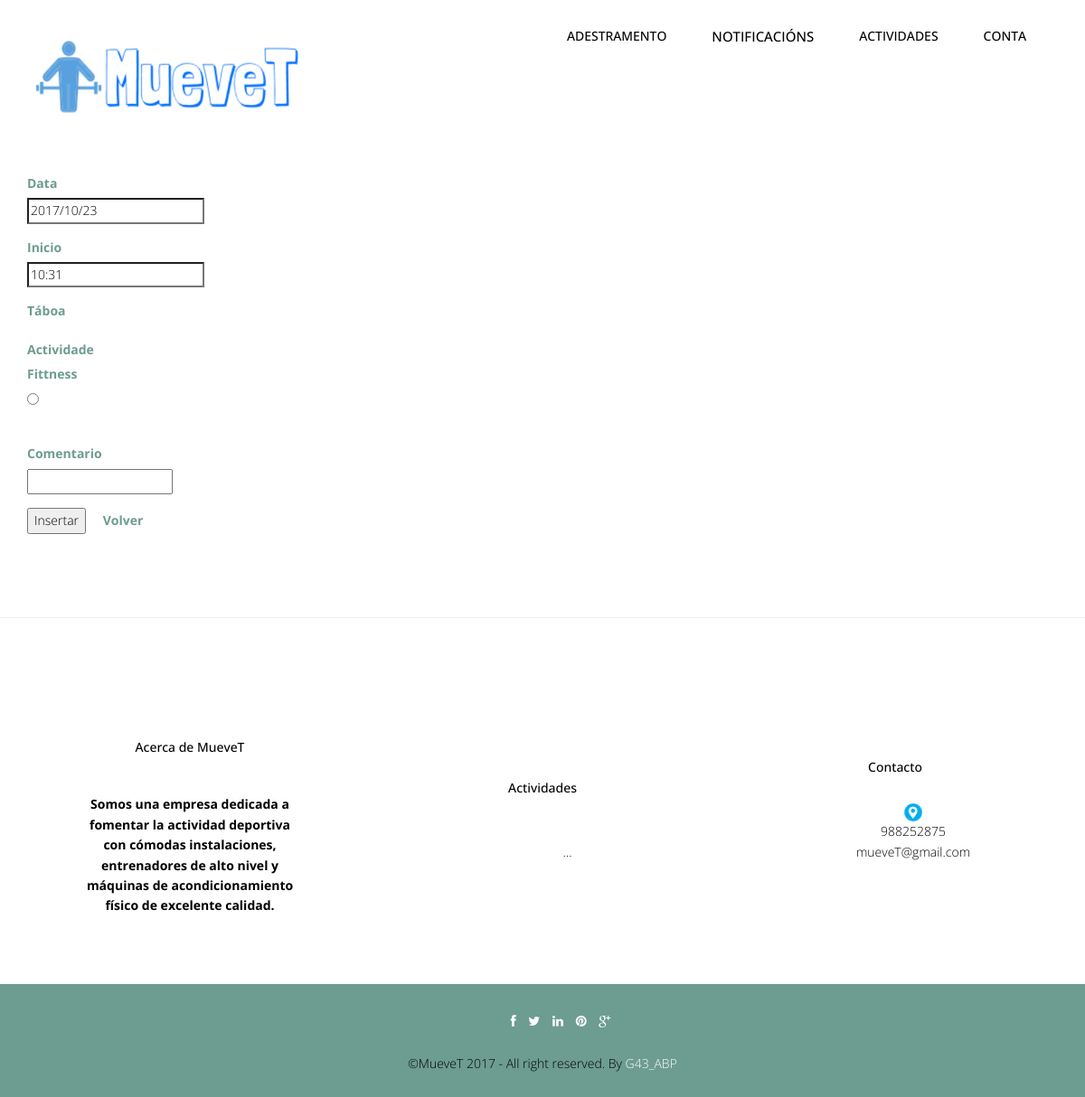
The app's page /abp/Controllers/SESION_Controller.php?accion=Insertar (signed in), older data.
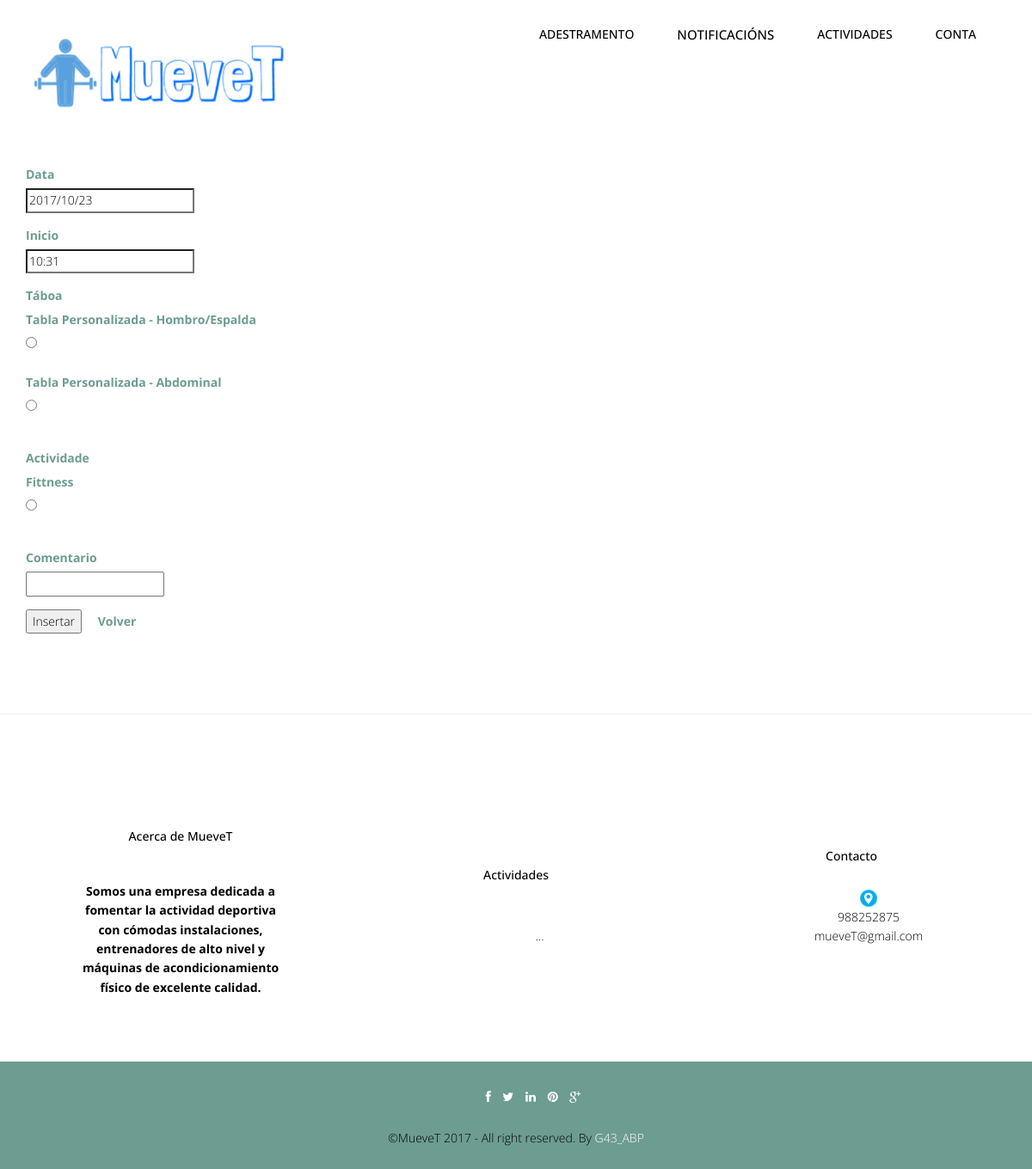
The same page, newer data.
### tables this page shows
CREATE TABLE IF NOT EXISTS `actividadindividual` (
  `idActividadIndividual` int(10) NOT NULL,
  `nombreActividadIndividual` varchar(45) NOT NULL,
  `descripcionActividadIndividual` text
);

CREATE TABLE IF NOT EXISTS `deportista_asignar_tabla` (
  `username` varchar(20) NOT NULL,
  `idTabla` int(10) NOT NULL
);

### abp/Controllers/SESION_Controller.php (called while the page is built, shortened)
<?php
include '../Models/SESION_Model.php';
include '../Views/header.php';
Switch ($_REQUEST['accion']) {
    case $strings['Insertar']:
        if (!tienePermisos('SESION_Insertar')) {
            new Mensaje('No tienes los permisos necesarios', '../Views/DEFAULT_Vista.php');
        } else {
            if (!isset($_REQUEST['comentarioSesion'])) {
                $sesion = new SESION_Model($_SESSION['login'], '','','','','','','');
                $idTablas = $sesion->ConsultarIdTablas();
                $idActividadesIndividuales = $sesion->ConsultarIdActividadesIndividuales();
                $tablas = $sesion->ConsultarTablas();
                $actividadesIndividuales = $sesion->ConsultarActividades();
                new SESION_Insertar($tablas, $actividadesIndividuales,$idTablas,$idActividadesIndividuales,'../Views/SESION_SHOWALL_Vista.php');
            }
        }
        break;
}
?>

### abp/Models/SESION_Model.php (called while the page is built, shortened)
<?php
include '../Functions/LibraryFunctions.php';
class SESION_Model {
    var $mysqli;
    function __construct($userName, $idSesion, $idTabla, $comentarioSesion, $idActividadIndividual, $fecha, $horaInicio, $horaFin) {
        $this->userName = $userName;
    }
    function ConectarBD() {
        $this->mysqli = new mysqli("localhost", "root", "", "gymgest");
    }
    function ConsultarNombreTabla($id) {
        $sql = "SELECT nombreTabla FROM TABLA WHERE idTabla='" . $id . "'";
        if (!($resultado = $this->mysqli->query($sql))) {
            return 'Error en la consulta sobre la base de datos.';
        } else {
            $result = $resultado->fetch_array();
            return $result['nombreTabla'];
        }
    }
    function ConsultarNombreActividadIndividual($id) {
        $sql = "SELECT nombreActividadIndividual FROM ACTIVIDADINDIVIDUAL WHERE idActividadIndividual='" . $id . "'";
        if (!($resultado = $this->mysqli->query($sql))) {
            return 'Error en la consulta sobre la base de datos.';
        } else {
            $result = $resultado->fetch_array();
            return $result['nombreActividadIndividual'];
        }
    }
    function ConsultarTablas()
    {
        $sql = "SELECT idTabla FROM deportista_asignar_tabla WHERE username ='" . $this->userName . "'";
        if (!($resultado = $this->mysqli->query($sql))) {
            return 'Error en la consulta sobre la base de datos.';
        } else {
            $toret = array();
            $i = 0;
            while ($fila = $resultado->fetch_array()) {
                $toret[$i] = $fila;
                $i++;
            }
            for ($i = 0; $i < count($toret); $i++) {
                $toret[$i]['idTabla'] = $this->ConsultarNombreTabla($toret[$i]['idTabla']);
            }
            return $toret;
        }
    }
    function ConsultarActividades()
    {
        $sql = "SELECT idActividadIndividual FROM actividadindividual";
        if(!($resultado = $this->mysqli->query($sql)))
        {
            return 'Error en la consulta sobre la base de datos.';
        }
        else
        {
            $toret = array();
            $i = 0;
            while($fila = $resultado->fetch_array())
            {
                $toret[$i] = $fila;
                $i++;
            }
            for ($i = 0; $i < count($toret); $i++) {
                $toret[$i]['idActividadIndividual'] = $this->ConsultarNombreActividadIndividual($toret[$i]['idActividadIndividual']);
                }
            return $toret;
        }
    }
}
?>

### abp/Views/SESSION_ADD_Vista.php (the view, shortened to what the changed rows need)
<?php
class SESION_Insertar {
    function __construct($tablas,$actividades,$idTablas, $idActividades,$volver) {
        $this->render($tablas,$actividades,$idTablas, $idActividades);
    }
    function render($tablas,$actividades,$idTablas, $idActividades) {
        ?> <script type="text/javascript" src="../js/<?php echo $_SESSION['IDIOMA'] ?>_validate.js"></script>
        <div class="container" >
            <form  id="form" name="form" action='SESION_Controller.php'  method='post'   enctype="multipart/form-data">
                <div class="form-group">
                    <label class="control-label" ><?php echo $strings['idTabla']; ?></label><br>
                    <?php
                    for($i=0;$i<count($tablas);$i++)
                    {
                       echo '<label class="control-label" >'.$tablas[$i]['idTabla'].'</label><br>';
                       echo '<input class="form" id="idTabla" name="idTabla" size="50" type="radio" value='.$idTablas[$i]['idTabla']. 'required="true"/><br>';
                       echo '<br>';
                    }
                    ?>
                </div>
                 <div class="form-group">
                    <label class="control-label" ><?php echo $strings['idActividadIndividual']; ?></label><br>
                    <?php
                    for($i=0;$i<count($actividades);$i++)
                    {
                       echo '<label class="control-label" >'.$actividades[$i]['idActividadIndividual'].'</label><br>';
                       echo '<input class="form" id="idActividadIndividual" name="idActividadIndividual" size="50" type="radio" value='.$idActividades[$i]['idActividadIndividual']. 'required="true"/><br>';
                       echo '<br>';
                    }
                    ?>
                </div>
            </form>
        </div>
        <?php
        include '../Views/footer.php';
    }
}
?>

### abp/Functions/LibraryFunctions.php (shortened to what the changed rows need)
<?php
function añadirFuncionalidades($NOM) {
    $mysqli = new mysqli("localhost", "root", "", "gymgest");
    $rol = "SELECT tipoUsuario FROM USUARIO  WHERE userName='" . $NOM['login'] . "'";
    $sql = "SELECT DISTINCT categoriaFuncionalidad FROM FUNCIONALIDAD, FUNCIONALIDAD_ROL WHERE FUNCIONALIDAD_ROL.idFuncionalidad = FUNCIONALIDAD.idFuncionalidad AND FUNCIONALIDAD_ROL.idRol=(" . $rol . ")";
    if (!($resultado = $mysqli->query($sql))) {
        echo 'Error en la consulta sobre la base de datos';
    } else {
        while ($fila = $resultado->fetch_array()) {
            $funcionalidad = $fila['categoriaFuncionalidad'];
            switch ($funcionalidad) {
                    ?>
                    <?php
                case "Gestion Actividad Grupal":
                    ?>
                    <li class="nav-item dropdown">
                        <a class="nav-link dropdown-toggle" href="" id="navbarDropdownMenuLink" data-toggle="dropdown" aria-haspopup="true" aria-expanded="false"><?php echo $strings['Gestión de Actividades'] ?> </a>
                    </li>
                    <?php
                    break;
                case "Gestion Ejercicios":
                    ?>
                    <li class="nav-item dropdown">
                        <a class="nav-link dropdown-toggle" href="" id="navbarDropdownMenuLink" data-toggle="dropdown" aria-haspopup="true" aria-expanded="false" ><?php echo $strings['Entrenamiento'] ?> </a>
                    </li>
                    <?php
                    break;
                case "Gestion Notificaciones":
                    ?><li><a style="font-size:15px;" href='../Controllers/NOTIFICACION_Controller.php'><?php echo $strings['Gestión de notificaciones']; ?></a></li> <?php
                    break;
                    ?><li class="nav-item dropdown">
                    <?php
                default:
                    break;
            }
        }
    }
}
function showNavbar() {
    if (!isset($_SESSION)) {
        echo '<br><br><li role="presentation" class="active"><a href="../Functions/Conectar.php" class="m1">Iniciar Sesion</a></li>';
        echo '<li role="presentation"><a href="" class="m1">Sobre Nosotros</a></li>';
        echo '<li role="presentation"><a href="" class="m1">Contacto</a></li>';
    } else {
        añadirFuncionalidades($_SESSION);
        ?>
        <?php
    }
}
?>

Row changes from the older to the newer data that the page shows:
added deportista_asignar_tabla: idTabla "Tabla Personalizada - Hombro/Espalda"
added deportista_asignar_tabla: idTabla "Tabla Personalizada - Abdominal"
